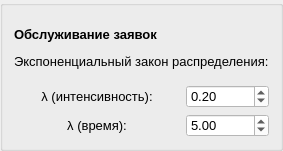
   <widget class="QGroupBox" name="groupBoxSrcReq">
    <property name="geometry">
     <rect>
      <x>10</x>
      <y>180</y>
      <width>271</width>
      <height>151</height>
     </rect>
    </property>
    <property name="font">
     <font>
      <family>MS Shell Dlg 2</family>
      <pointsize>10</pointsize>
      <weight>50</weight>
      <italic>false</italic>
      <bold>false</bold>
     </font>
    </property>
    <property name="styleSheet">
     <string notr="true">font: 10pt &quot;MS Shell Dlg 2&quot;;</string>
    </property>
    <property name="title">
     <string/>
    </property>
    <layout class="QVBoxLayout" name="verticalLayout">
     <item>
      <widget class="QLabel" name="label_2">
       <property name="font">
        <font>
         <family>MS Shell Dlg 2</family>
         <pointsize>10</pointsize>
         <weight>50</weight>
         <italic>false</italic>
         <bold>false</bold>
        </font>
       </property>
       <property name="text">
        <string>&lt;html&gt;&lt;head/&gt;&lt;body&gt;&lt;p&gt;&lt;span style=&quot; font-weight:600;&quot;&gt;Обслуживание заявок&lt;/span&gt;&lt;/p&gt;&lt;p&gt;Экспоненциальный закон распределения:&lt;/p&gt;&lt;/body&gt;&lt;/html&gt;</string>
       </property>
      </widget>
     </item>
     <item>
      <layout class="QHBoxLayout" name="hLayoutSrcReqLambdaInt" stretch="2,1">
       <item>
        <widget class="QLabel" name="labelSrcReqLambdaInt">
         <property name="text">
          <string>&lt;html&gt;&lt;head/&gt;&lt;body&gt;&lt;p&gt;λ (интенсивность):&lt;/p&gt;&lt;/body&gt;&lt;/html&gt;</string>
         </property>
         <property name="alignment">
          <set>Qt::AlignCenter</set>
         </property>
        </widget>
       </item>
       <item>
        <widget class="QDoubleSpinBox" name="dblSpinBoxSrcReqLambdaInt">
         <property name="styleSheet">
          <string notr="true">background-color: rgb(255, 255, 255);</string>
         </property>
         <property name="minimum">
          <double>0.000000000000000</double>
         </property>
         <property name="maximum">
          <double>99999.990000000005239</double>
         </property>
         <property name="value">
          <double>0.200000000000000</double>
         </property>
        </widget>
       </item>
      </layout>
     </item>
     <item>
      <layout class="QHBoxLayout" name="hLayoutSrcReqLambdaTime" stretch="2,1">
       <item>
        <widget class="QLabel" name="labelSrcReqLambdaTime">
         <property name="text">
          <string>&lt;html&gt;&lt;head/&gt;&lt;body&gt;&lt;p&gt;λ (время):&lt;/p&gt;&lt;/body&gt;&lt;/html&gt;</string>
         </property>
         <property name="alignment">
          <set>Qt::AlignCenter</set>
         </property>
        </widget>
       </item>
       <item>
        <widget class="QDoubleSpinBox" name="dblSpinBoxSrcReqLambdaTime">
         <property name="styleSheet">
          <string notr="true">background-color: rgb(255, 255, 255);</string>
         </property>
         <property name="minimum">
          <double>0.000000000000000</double>
         </property>
         <property name="maximum">
          <double>99999.990000000005239</double>
         </property>
         <property name="value">
          <double>5.000000000000000</double>
         </property>
        </widget>
       </item>
      </layout>
     </item>
    </layout>
   </widget>
